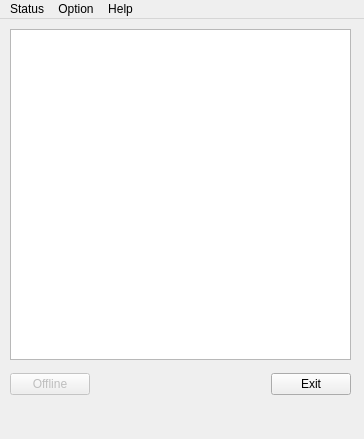
<ui version="4.0" >
 <class>Main</class>
 <widget class="QMainWindow" name="Main" >
  <property name="geometry" >
   <rect>
    <x>0</x>
    <y>0</y>
    <width>364</width>
    <height>439</height>
   </rect>
  </property>
  <property name="minimumSize" >
   <size>
    <width>364</width>
    <height>439</height>
   </size>
  </property>
  <property name="maximumSize" >
   <size>
    <width>364</width>
    <height>439</height>
   </size>
  </property>
  <property name="windowTitle" >
   <string>QEN</string>
  </property>
  <property name="windowIcon" >
   <iconset resource="Main.qrc" >:/apps/Images/apps/infolog.png</iconset>
  </property>
  <widget class="QWidget" name="cwMain" >
   <widget class="QWidget" name="layoutWidget" >
    <property name="geometry" >
     <rect>
      <x>10</x>
      <y>350</y>
      <width>341</width>
      <height>31</height>
     </rect>
    </property>
    <layout class="QHBoxLayout" >
     <property name="margin" >
      <number>0</number>
     </property>
     <property name="spacing" >
      <number>6</number>
     </property>
     <item>
      <widget class="QPushButton" name="pbOnline" >
       <property name="enabled" >
        <bool>false</bool>
       </property>
       <property name="text" >
        <string>Offline</string>
       </property>
       <property name="icon" >
        <iconset resource="Main.qrc" >:/actions/Images/actions/led-red.png</iconset>
       </property>
       <property name="checkable" >
        <bool>true</bool>
       </property>
      </widget>
     </item>
     <item>
      <spacer>
       <property name="orientation" >
        <enum>Qt::Horizontal</enum>
       </property>
       <property name="sizeHint" >
        <size>
         <width>40</width>
         <height>20</height>
        </size>
       </property>
      </spacer>
     </item>
     <item>
      <widget class="QPushButton" name="pbExit" >
       <property name="text" >
        <string>Exit</string>
       </property>
       <property name="icon" >
        <iconset resource="Main.qrc" >:/actions/Images/actions/exit.png</iconset>
       </property>
       <property name="shortcut" >
        <string/>
       </property>
      </widget>
     </item>
    </layout>
   </widget>
   <widget class="QTableWidget" name="twTasks" >
    <property name="geometry" >
     <rect>
      <x>10</x>
      <y>10</y>
      <width>341</width>
      <height>331</height>
     </rect>
    </property>
    <property name="contextMenuPolicy" >
     <enum>Qt::ActionsContextMenu</enum>
    </property>
   </widget>
  </widget>
  <widget class="QStatusBar" name="sbMain" >
   <property name="sizeGripEnabled" >
    <bool>false</bool>
   </property>
  </widget>
  <widget class="QMenuBar" name="mbMain" >
   <property name="geometry" >
    <rect>
     <x>0</x>
     <y>0</y>
     <width>364</width>
     <height>21</height>
    </rect>
   </property>
   <widget class="QMenu" name="mHelp" >
    <property name="title" >
     <string>Help</string>
    </property>
    <widget class="QMenu" name="mAbout" >
     <property name="title" >
      <string>About</string>
     </property>
     <addaction name="aAQEN" />
     <addaction name="separator" />
     <addaction name="aAQt4" />
    </widget>
    <widget class="QMenu" name="mDoc" >
     <property name="title" >
      <string>Documentation</string>
     </property>
     <addaction name="aDAuthors" />
     <addaction name="aDChanges" />
     <addaction name="aDCopying" />
     <addaction name="aDInstall" />
     <addaction name="aDIntroduction" />
     <addaction name="aDIssues" />
     <addaction name="aDLicence" />
     <addaction name="aDNews" />
     <addaction name="aDRequests" />
    </widget>
    <widget class="QMenu" name="mHome" >
     <property name="title" >
      <string>URL</string>
     </property>
     <addaction name="aUQEN" />
     <addaction name="aUQt4" />
     <addaction name="aUPyQt4" />
     <addaction name="aUPython" />
     <addaction name="aUEGroupWare" />
    </widget>
    <addaction name="mHome" />
    <addaction name="mAbout" />
    <addaction name="separator" />
    <addaction name="mDoc" />
   </widget>
   <widget class="QMenu" name="mOption" >
    <property name="title" >
     <string>Option</string>
    </property>
    <addaction name="aOptSettings" />
   </widget>
   <widget class="QMenu" name="mStatus" >
    <property name="title" >
     <string>Status</string>
    </property>
    <addaction name="aStaConnect" />
    <addaction name="aStaDisconnect" />
    <addaction name="separator" />
    <addaction name="aStaExit" />
   </widget>
   <addaction name="mStatus" />
   <addaction name="mOption" />
   <addaction name="mHelp" />
  </widget>
  <action name="aStaExit" >
   <property name="icon" >
    <iconset resource="Main.qrc" >:/actions/Images/actions/exit.png</iconset>
   </property>
   <property name="text" >
    <string>Exit</string>
   </property>
   <property name="shortcut" >
    <string>Ctrl+Q</string>
   </property>
  </action>
  <action name="aStaDisconnect" >
   <property name="enabled" >
    <bool>false</bool>
   </property>
   <property name="icon" >
    <iconset resource="Main.qrc" >:/actions/Images/actions/led-red.png</iconset>
   </property>
   <property name="text" >
    <string>Disconnect</string>
   </property>
  </action>
  <action name="aOptSettings" >
   <property name="icon" >
    <iconset resource="Main.qrc" >:/apps/Images/apps/package_settings.png</iconset>
   </property>
   <property name="text" >
    <string>Settings</string>
   </property>
   <property name="toolTip" >
    <string>Open Settings dialog</string>
   </property>
  </action>
  <action name="aFBBad" >
   <property name="icon" >
    <iconset resource="Main.qrc" >:/actions/Images/actions/led-red.png</iconset>
   </property>
   <property name="text" >
    <string>Bad</string>
   </property>
   <property name="toolTip" >
    <string>Send bad feedback</string>
   </property>
  </action>
  <action name="aFBGood" >
   <property name="icon" >
    <iconset resource="Main.qrc" >:/actions/Images/actions/led-green.png</iconset>
   </property>
   <property name="text" >
    <string>Good</string>
   </property>
   <property name="toolTip" >
    <string>Send good feedback</string>
   </property>
  </action>
  <action name="aAQEN" >
   <property name="icon" >
    <iconset resource="Main.qrc" >:/apps/Images/apps/infolog.png</iconset>
   </property>
   <property name="text" >
    <string>QEN</string>
   </property>
  </action>
  <action name="aAQt4" >
   <property name="icon" >
    <iconset resource="Main.qrc" >:/apps/Images/apps/qt4-logo.png</iconset>
   </property>
   <property name="text" >
    <string>Qt4</string>
   </property>
  </action>
  <action name="aUQuamachi" >
   <property name="icon" >
    <iconset resource="Main.qrc" >:/apps/Images/apps/Quamachi.png</iconset>
   </property>
   <property name="text" >
    <string>Quamachi</string>
   </property>
  </action>
  <action name="aUQt4" >
   <property name="icon" >
    <iconset resource="Main.qrc" >:/apps/Images/apps/qt4-logo.png</iconset>
   </property>
   <property name="text" >
    <string>Qt4</string>
   </property>
  </action>
  <action name="aUPyQt4" >
   <property name="icon" >
    <iconset resource="Main.qrc" >:/apps/Images/apps/pyqt-logo.png</iconset>
   </property>
   <property name="text" >
    <string>PyQt4</string>
   </property>
  </action>
  <action name="aUPython" >
   <property name="icon" >
    <iconset resource="Main.qrc" >:/apps/Images/apps/python-logo.png</iconset>
   </property>
   <property name="text" >
    <string>Python</string>
   </property>
  </action>
  <action name="aDAuthors" >
   <property name="icon" >
    <iconset resource="Main.qrc" >:/mimetypes/Images/mimetypes/txt.png</iconset>
   </property>
   <property name="text" >
    <string>Authors</string>
   </property>
  </action>
  <action name="aDChanges" >
   <property name="icon" >
    <iconset resource="Main.qrc" >:/mimetypes/Images/mimetypes/txt.png</iconset>
   </property>
   <property name="text" >
    <string>Changes</string>
   </property>
  </action>
  <action name="aDCopying" >
   <property name="icon" >
    <iconset resource="Main.qrc" >:/mimetypes/Images/mimetypes/txt.png</iconset>
   </property>
   <property name="text" >
    <string>Copying</string>
   </property>
  </action>
  <action name="aDInstall" >
   <property name="icon" >
    <iconset resource="Main.qrc" >:/mimetypes/Images/mimetypes/txt.png</iconset>
   </property>
   <property name="text" >
    <string>Install</string>
   </property>
  </action>
  <action name="aDIssues" >
   <property name="icon" >
    <iconset resource="Main.qrc" >:/mimetypes/Images/mimetypes/txt.png</iconset>
   </property>
   <property name="text" >
    <string>Issues</string>
   </property>
  </action>
  <action name="aDLicence" >
   <property name="icon" >
    <iconset resource="Main.qrc" >:/mimetypes/Images/mimetypes/txt.png</iconset>
   </property>
   <property name="text" >
    <string>Licence</string>
   </property>
  </action>
  <action name="aDNews" >
   <property name="icon" >
    <iconset resource="Main.qrc" >:/mimetypes/Images/mimetypes/txt.png</iconset>
   </property>
   <property name="text" >
    <string>News</string>
   </property>
  </action>
  <action name="aDIntroduction" >
   <property name="icon" >
    <iconset resource="Main.qrc" >:/mimetypes/Images/mimetypes/txt.png</iconset>
   </property>
   <property name="text" >
    <string>Introduction</string>
   </property>
  </action>
  <action name="aDRequests" >
   <property name="icon" >
    <iconset resource="Main.qrc" >:/mimetypes/Images/mimetypes/txt.png</iconset>
   </property>
   <property name="text" >
    <string>Requests</string>
   </property>
  </action>
  <action name="aUCheckInstall" >
   <property name="icon" >
    <iconset resource="Main.qrc" >:/apps/Images/apps/ckhome2.png</iconset>
   </property>
   <property name="text" >
    <string>CheckInstall</string>
   </property>
  </action>
  <action name="aUMake" >
   <property name="icon" >
    <iconset resource="Main.qrc" >:/apps/Images/apps/gnu-head-sm.jpg</iconset>
   </property>
   <property name="text" >
    <string>Make</string>
   </property>
  </action>
  <action name="aUMinGW" >
   <property name="text" >
    <string>MinGW</string>
   </property>
  </action>
  <action name="aStaConnect" >
   <property name="icon" >
    <iconset resource="Main.qrc" >:/actions/Images/actions/led-green.png</iconset>
   </property>
   <property name="text" >
    <string>Connect</string>
   </property>
  </action>
  <action name="aNetNickname" >
   <property name="icon" >
    <iconset resource="Main.qrc" >:/actions/Images/actions/edit_user.png</iconset>
   </property>
   <property name="text" >
    <string>Nickname</string>
   </property>
  </action>
  <action name="aNetJoin" >
   <property name="icon" >
    <iconset resource="Main.qrc" >:/actions/Images/actions/edit_add.png</iconset>
   </property>
   <property name="text" >
    <string>Join</string>
   </property>
   <property name="shortcut" >
    <string>Ctrl+J</string>
   </property>
  </action>
  <action name="aNetCreate" >
   <property name="icon" >
    <iconset resource="Main.qrc" >:/actions/Images/actions/add.png</iconset>
   </property>
   <property name="text" >
    <string>Create</string>
   </property>
  </action>
  <action name="aNetDelete" >
   <property name="icon" >
    <iconset resource="Main.qrc" >:/actions/Images/actions/remove.png</iconset>
   </property>
   <property name="text" >
    <string>Delete</string>
   </property>
  </action>
  <action name="aNetLeave" >
   <property name="icon" >
    <iconset resource="Main.qrc" >:/actions/Images/actions/edit_remove.png</iconset>
   </property>
   <property name="text" >
    <string>Leave</string>
   </property>
  </action>
  <action name="aPeerEvict" >
   <property name="icon" >
    <iconset resource="Main.qrc" >:/actions/Images/actions/delete_user.png</iconset>
   </property>
   <property name="text" >
    <string>Evict</string>
   </property>
  </action>
  <action name="aNetConnect" >
   <property name="icon" >
    <iconset resource="Main.qrc" >:/actions/Images/actions/led-green.png</iconset>
   </property>
   <property name="text" >
    <string>Connect</string>
   </property>
  </action>
  <action name="aNetDisconnect" >
   <property name="icon" >
    <iconset resource="Main.qrc" >:/actions/Images/actions/led-red.png</iconset>
   </property>
   <property name="text" >
    <string>Disconnect</string>
   </property>
  </action>
  <action name="aSep1" >
   <property name="text" >
    <string>Separator</string>
   </property>
  </action>
  <action name="aSep2" >
   <property name="text" >
    <string>Separator</string>
   </property>
  </action>
  <action name="aUHamachi" >
   <property name="icon" >
    <iconset resource="Main.qrc" >:/apps/Images/apps/Hamachi.png</iconset>
   </property>
   <property name="text" >
    <string>Hamachi</string>
   </property>
  </action>
  <action name="aUSudo" >
   <property name="text" >
    <string>Sudo</string>
   </property>
  </action>
  <action name="aSep3" >
   <property name="text" >
    <string>Separator</string>
   </property>
  </action>
  <action name="aPeerBrowse" >
   <property name="icon" >
    <iconset resource="Main.qrc" >:/filesystems/Images/filesystems/folder_open.png</iconset>
   </property>
   <property name="text" >
    <string>Browse</string>
   </property>
  </action>
  <action name="aPeerPing" >
   <property name="icon" >
    <iconset resource="Main.qrc" >:/actions/Images/actions/circle.png</iconset>
   </property>
   <property name="text" >
    <string>Ping</string>
   </property>
  </action>
  <action name="aOptHideOfflinePeers" >
   <property name="checkable" >
    <bool>true</bool>
   </property>
   <property name="checked" >
    <bool>true</bool>
   </property>
   <property name="text" >
    <string>Hide Offline Peers</string>
   </property>
  </action>
  <action name="aUGrep" >
   <property name="icon" >
    <iconset resource="Main.qrc" >:/apps/Images/apps/gnu-head-sm.jpg</iconset>
   </property>
   <property name="text" >
    <string>Grep</string>
   </property>
  </action>
  <action name="aPeerCA" >
   <property name="icon" >
    <iconset resource="Main.qrc" >:/apps/Images/apps/icon-clipboard.png</iconset>
   </property>
   <property name="text" >
    <string>Copy Address</string>
   </property>
  </action>
  <action name="aUEGroupWare" >
   <property name="icon" >
    <iconset resource="Main.qrc" >:/apps/Images/apps/egw.png</iconset>
   </property>
   <property name="text" >
    <string>eGroupWare</string>
   </property>
  </action>
  <action name="aUQEN" >
   <property name="icon" >
    <iconset resource="Main.qrc" >:/apps/Images/apps/infolog.png</iconset>
   </property>
   <property name="text" >
    <string>QEN</string>
   </property>
  </action>
  <action name="aTaskAccept" >
   <property name="icon" >
    <iconset resource="Main.qrc" >:/actions/Images/actions/button_ok.png</iconset>
   </property>
   <property name="text" >
    <string>Accept</string>
   </property>
  </action>
 </widget>
 <tabstops>
  <tabstop>pbExit</tabstop>
  <tabstop>pbOnline</tabstop>
 </tabstops>
 <resources>
  <include location="Main.qrc" />
 </resources>
 <connections>
  <connection>
   <sender>pbExit</sender>
   <signal>clicked()</signal>
   <receiver>aStaExit</receiver>
   <slot>trigger()</slot>
   <hints>
    <hint type="sourcelabel" >
     <x>419</x>
     <y>434</y>
    </hint>
    <hint type="destinationlabel" >
     <x>-1</x>
     <y>-1</y>
    </hint>
   </hints>
  </connection>
 </connections>
</ui>
